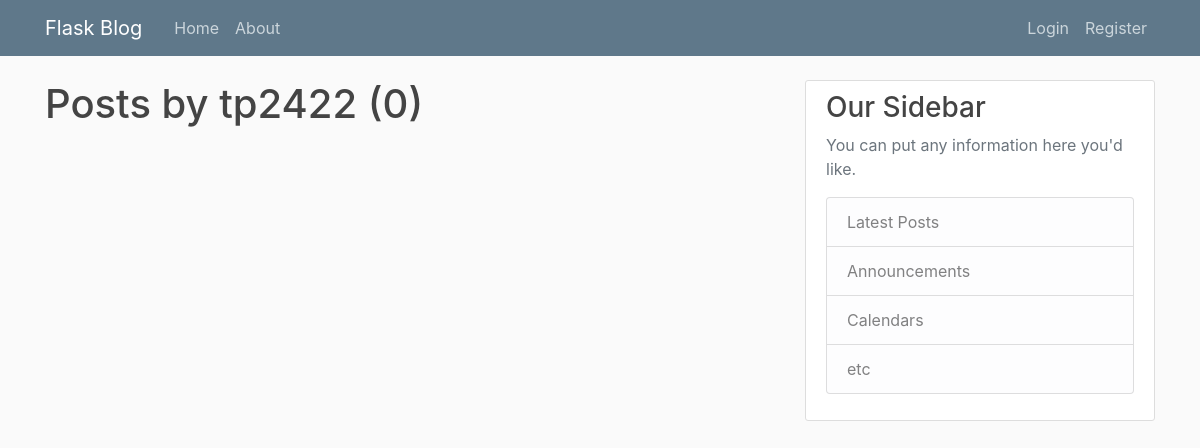
The app's page /user/tp2422, older data.
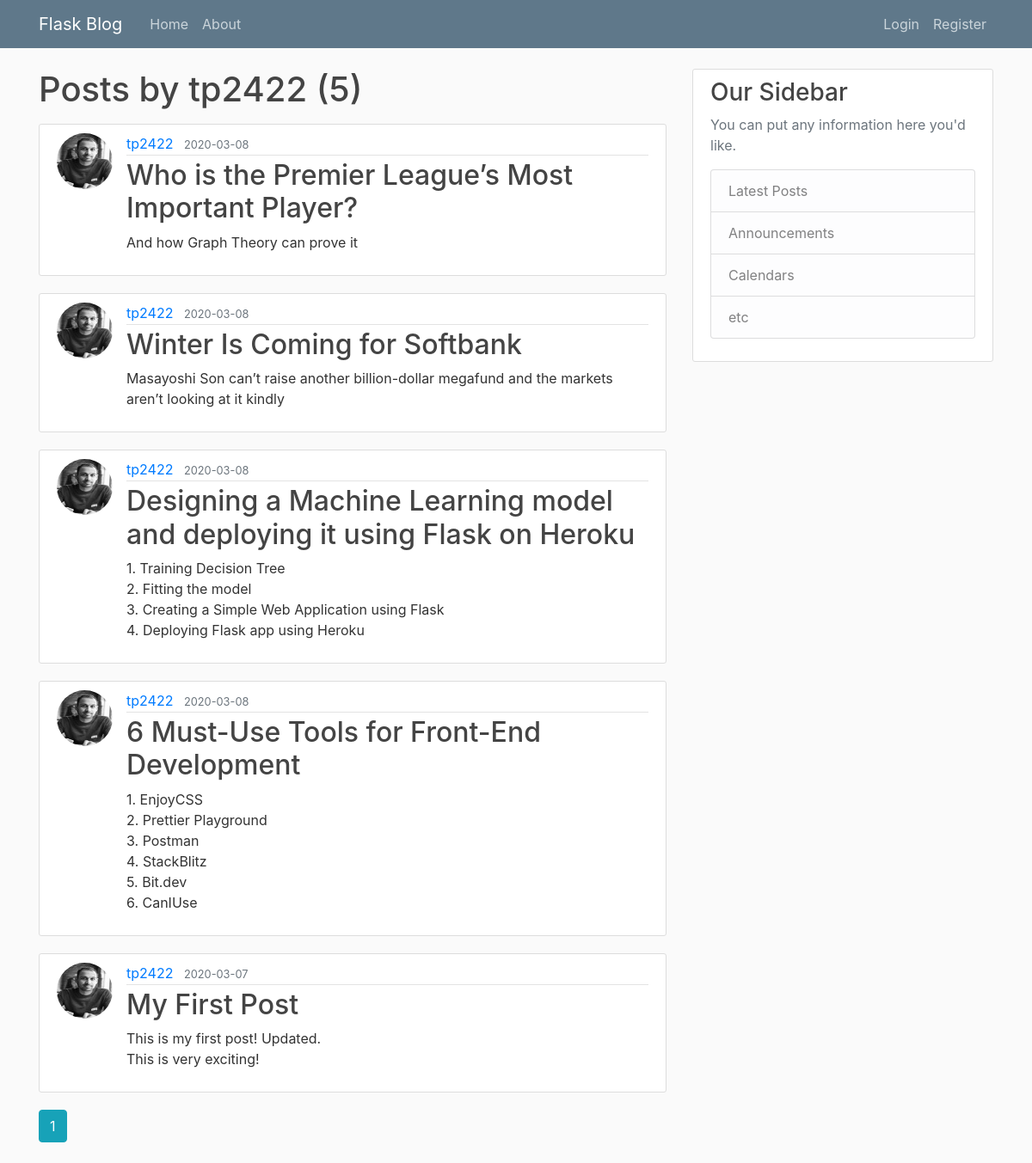
The same page, newer data.
### flaskblog/models.py (models this page shows, shortened)
class Post(db.Model):
	id = db.Column(db.Integer, primary_key=True)
	title = db.Column(db.String(100), nullable=False)
	date_posted = db.Column(db.DateTime, nullable=False, default=datetime.utcnow)
	content = db.Column(db.Text, nullable=False)
	user_id = db.Column(db.Integer, db.ForeignKey('user.id'), nullable=False)

class User(db.Model, UserMixin):
	id = db.Column(db.Integer, primary_key=True)
	username = db.Column(db.String(20), unique= True, nullable = False)
	email = db.Column(db.String(120), unique=True, nullable=False)
	image_file = db.Column(db.String(20), nullable=False, default='default.jpg')
	password = db.Column(db.String(60), nullable=False)
	posts = db.relationship('Post', backref='author', lazy=True)

### flaskblog/users/routes.py (the view)
@users.route('/user/<string:username>')
def user_posts(username):
	page=request.args.get('page',1, type=int)
	user=User.query.filter_by(username=username).first_or_404()
	posts = Post.query.filter_by(author=user)\
		.order_by(Post.date_posted.desc())\
		.paginate(page=page, per_page=5)
	return render_template('user_posts.html', posts=posts, user=user)

### flaskblog/templates/user_posts.html (shortened to what this page needs)
{% extends "layout.html" %}
{% block content %}
	<h1 class="mb-3">Posts by {{ user.username }} ({{ posts.total}})</h1>
	{% for post in posts.items%}
		<article class="media content-section">
		<img class="rounded-circle article-img" src="{{ url_for('static', filename='profile_pics/' + post.author.image_file) }}">
		  <div class="media-body">
		    <div class="article-metadata">
		      <a class="mr-2" href="{{ url_for('users.user_posts', username=post.author.username) }}">{{ post.author.username }}</a>
		      <small class="text-muted">{{ post.date_posted.strftime('%Y-%m-%d') }}</small>
		    </div>
		    <h2><a class="article-title" href="{{ url_for('posts.post', post_id=post.id) }}">{{ post.title }}</a></h2>
		    <p class="article-content">{{ post.content }}</p>
		  </div>
		</article>
	{% endfor %}
	{% for page_num in posts.iter_pages(left_edge=1, right_edge=1, left_current=1, right_current=2) %}
		{% if page_num %}
			{% if posts.page == page_num %}
				<a class="btn btn-info mb-4" href="{{ url_for('users.user_posts', username=user.username, page=page_num) }}">{{ page_num }}</a>
			{% else %}
				<a class="btn btn-outline-info mb-4" href="{{ url_for('users.user_posts', username=user.username, page=page_num) }}">{{ page_num }}</a>
			{% endif %}
		{% endif %}
	{% endfor %}
{% endblock content %}

Row changes from the older to the newer data that the page shows:
added Post: image_file (picture), author.username "tp2422", date_posted "2020-03-08", title "Who is the Premier League’s Most Important Player?", content "And how Graph Theory can prove it"
added Post: image_file (picture), author.username "tp2422", date_posted "2020-03-08", title "Winter Is Coming for Softbank", content "Masayoshi Son can’t raise another billion-dollar megafund and the markets aren’t looking at it kindly"
added Post: image_file (picture), author.username "tp2422", date_posted "2020-03-08", title "Designing a Machine Learning model and deploying it using Flask on Heroku", content "1. Training Decision Tree 2. Fitting the model 3. Creating a Simple Web Application using Flask 4. Deploying Flask app using Heroku"
added Post: image_file (picture), author.username "tp2422", date_posted "2020-03-08", title "6 Must-Use Tools for Front-End Development", content "1. EnjoyCSS 2. Prettier Playground 3. Postman 4. StackBlitz 5. Bit.dev 6. CanIUse"
added Post: image_file (picture), author.username "tp2422", date_posted "2020-03-07", title "My First Post", content "This is my first post! Updated. This is very exciting!"
Text that changed along with them:
{{ posts.total }}: "0" → "5"
new list line: "1"
